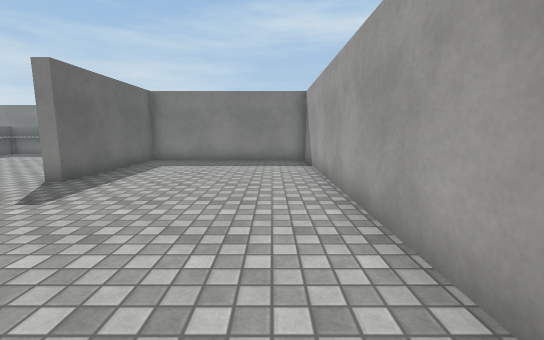
view 1 (above)

17 first-person views from a walk through a 3-D level made in the Unity game engine. The camera is 1.2 m above the floor, tilts 8° down and sees 90° across. The floor is counted in squares, 1 m on a side. Each view is taken from the middle of a square. On the plan, view 1 faces up. The plan holds only what a view shows up to about 13 squares ahead; the rest is blank. The place goes on beyond the plan. The player is left out. Surface patterns are stand-ins for the level's own textures.

view 2
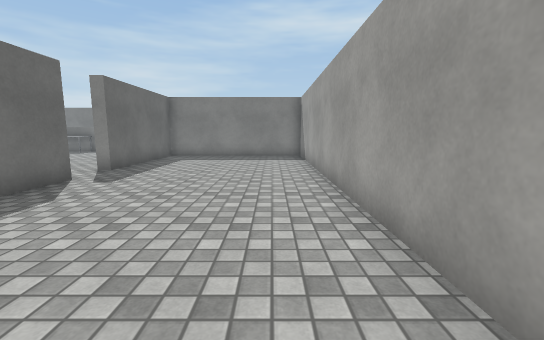

view 3
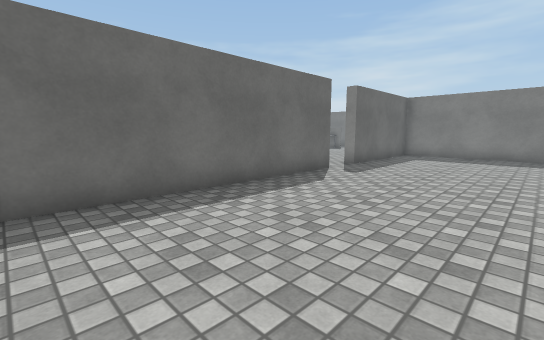

view 4
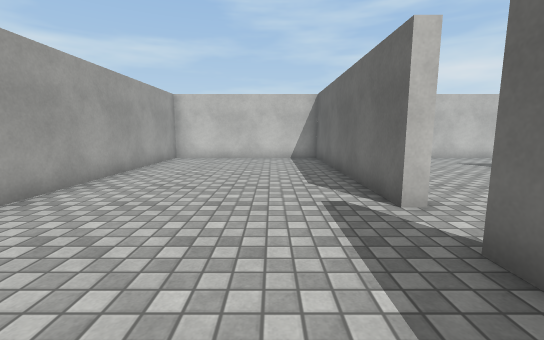

view 5
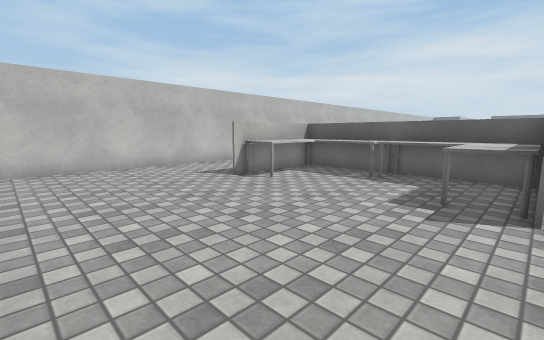

view 6
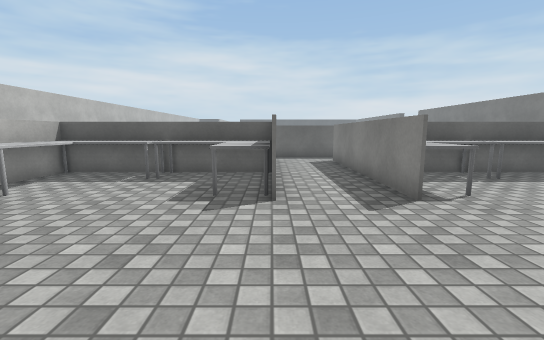

view 7
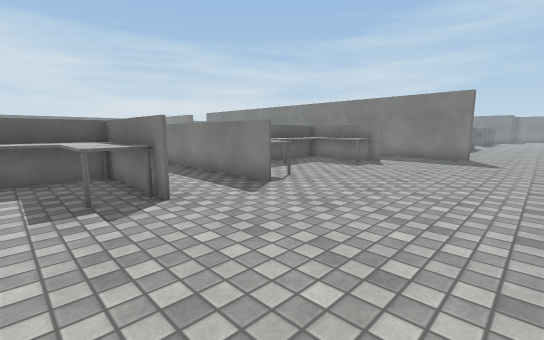

view 8
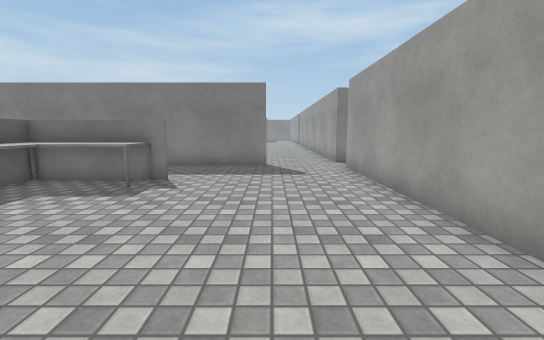

view 9
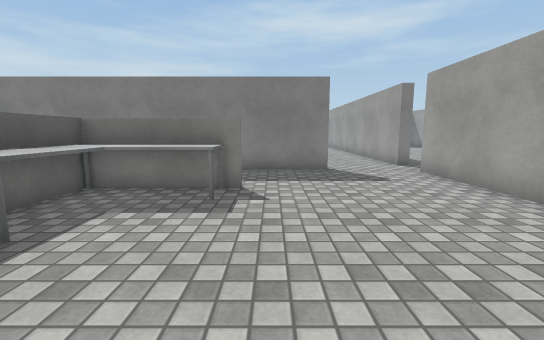

view 10
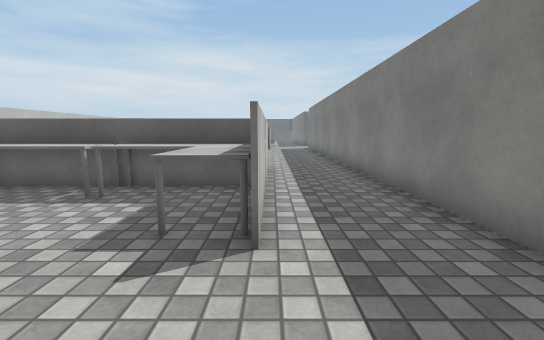

view 11
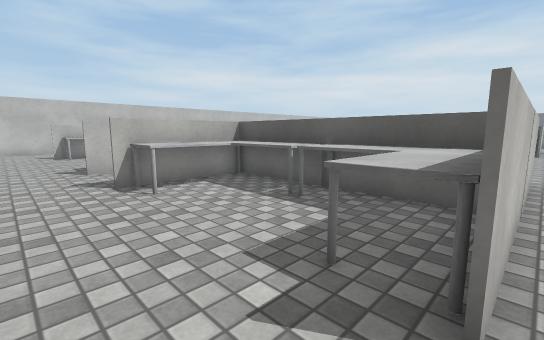

view 12
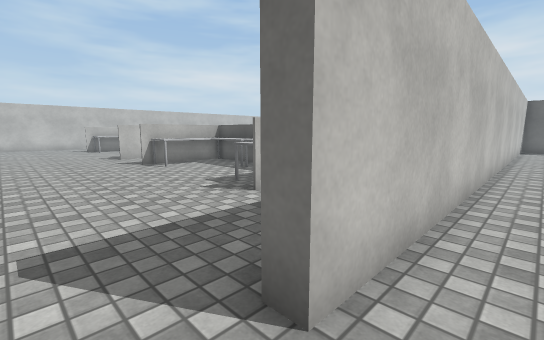

view 13
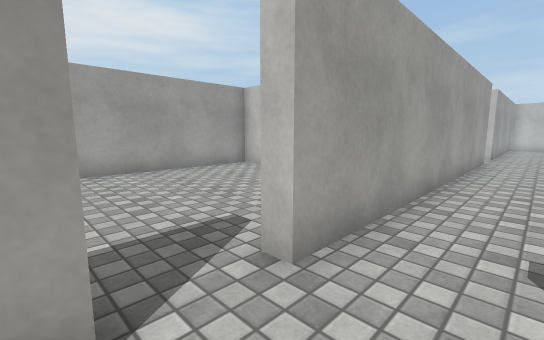

view 14
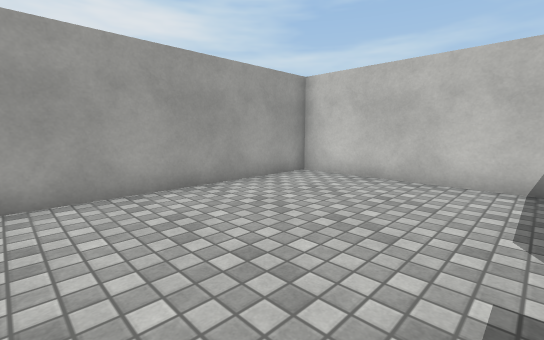

view 15
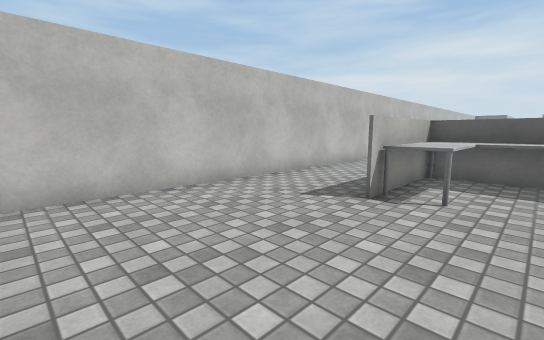

view 16
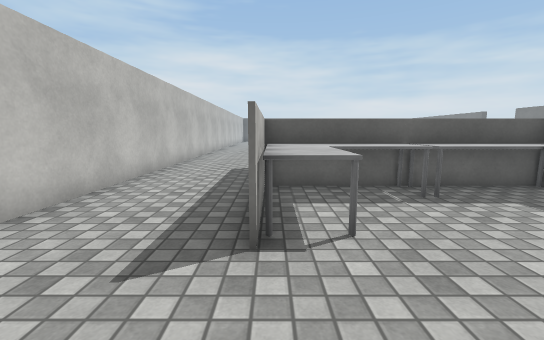

view 17
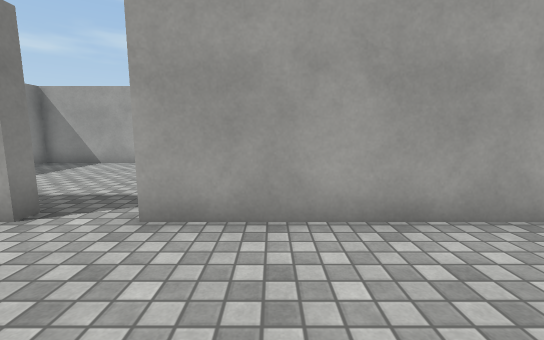

### Floor plan
Points are (right, up) in squares from view 1. A wall is a line through its corners. A room is listed if a view was taken in it or the views show most of it. See-through windows are left out.
Room 1 (views 1, 2, 3, 4)
walls: (-5.5, 4.8) (-5.1, 4.8) (-5.1, -3.6) (1.4, -3.6) (1.4, 11.7) (-5.1, 11.7) (-5.1, 6.5) (-5.5, 6.5)
ways out: opening at (-5, 5.5) to room 2
Room 2 (views 5, 6, 7, 8, 9, 10, 11, 12, 13, 15, 16, 17)
walls: (-11.5, 6.1) (-10.6, 6.1); (-10.6, 6) (-11.5, 6); (-13.4, 6) (-14, 6) (-14, -0.2) (-13.4, -0.2); (-10.6, 14.8) (-14, 14.8) (-14, 8.6) (-13.4, 8.6) (-14.5, 8.6); (-5.5, 6.5) (-5.5, 17.2) (-5, 17.2); (-17.5, 14.9) (-10.6, 14.9); (-11.5, -0.2) (-10.6, -0.2); (-5.5, -0.6) (-5.5, 4.8); (-5, 18.7) (-5.5, 18.7) (-5.5, 19.5); (-15.6, -3.6) (-5.9, -3.6); (-24.6, 18.1) (-8.2, 18.1) (-8.2, 17.7) (-17.4, 17.7)
ways out: opening at (-5, 5.5) to room 1; opening at (-5, 18.5) to room 3; opening at (-17, 16.5); opening at (-14.7, -2); opening at (-14, 7.5)
objects: desk (-13, 0) to (-11, 2); desk (-13, 3) to (-11, 6); desk (-13, 9) to (-11, 11); desk (-13, 12) to (-11, 14)
Room 3 (view 14)
walls: (-4.1, 12.1) (1.4, 12.1) (1.4, 19.1)
ways out: opening at (-5, 18.5) to room 2

Where each view was taken, in squares from view 1:
view 1: 0 up, 0 right, facing up
view 2: 2 down, 0 right, facing up
view 3: 3 down, 0 right, facing up-left
view 4: 9 up, 3 left, facing down
view 5: 6 up, 6 left, facing down-left
view 6: 6 up, 6 left, facing left
view 7: 4 up, 6 left, facing up-left
view 8: 8 up, 8 left, facing up
view 9: 9 up, 10 left, facing up
view 10: 15 up, 8 left, facing left
view 11: 15 up, 9 left, facing down-left
view 12: 19 up, 7 left, facing down-left
view 13: 19 up, 7 left, facing down-right
view 14: 19 up, 4 left, facing down-right
view 15: 2 up, 6 left, facing down-left
view 16: 0 up, 8 left, facing left
view 17: 3 up, 9 left, facing right
